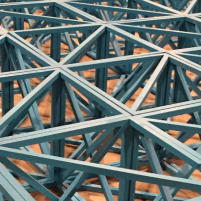
#> input picture data/images/coco/mesh.png, 201 x 201 px
$ jupyter execute --allow-errors build_dev_18c.ipynb
#> lines starting #> are read from the running program, lines starting #| are printed output that depends on the picture
# Laplacian Associative Memory (LAM) - DEV 18b

[Multiscale representations of community structures in attractor neural networks](https://www.ncbi.nlm.nih.gov/pmc/articles/PMC8412329/pdf/pcbi.1009296.pdf) (2021)

- End-2-End Testing - Odd Structure

[cell 1]
from nn import LAM
import libtools

[cell 2]
import PIL.Image
import numpy as np
import matplotlib.pyplot as plt
from tqdm import tqdm

[cell 3]
# np.random.seed(123)

---

#### LOAD DATA

#> (a cell that did not finish here is left out)

[cell 5]
img = np.array(PIL.Image.open("../data/images/coco/mesh.png").convert('L'), dtype=float)
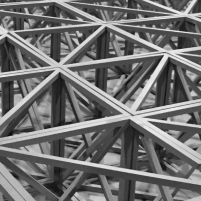
#> img: shape (201, 201) float64; min 12, max 242, mean 111.7
img /= np.max(img) # Normalize

print('Image:', img.shape)
#| Image: (201, 201)
print('min:', round(img.min(),4), 'max:', round(img.max(),4))
#| min: 0.0496 max: 1.0

---

### GABOR

[cell 6]
step = 20
f_size = 5

pad = int(step/2)
pad_im = np.pad(img, pad, mode='constant', constant_values=0)
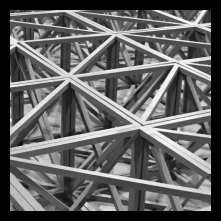
#> pad_im: shape (221, 221) float64; min 0, max 1, mean 0.382
features = np.zeros_like(pad_im)

#> (the rest of this cell did not finish here and is left out)

$ run again, with data/images/coco/apparatus.png copied over data/images/coco/mesh.png
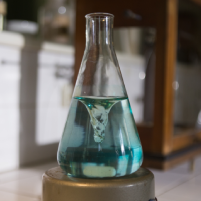
#> input picture data/images/coco/apparatus.png, 201 x 201 px
#> `img = np.array(PIL.Image.open("../data/images/coco/mesh.png").convert(..`:
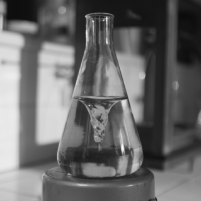
#> img: shape (201, 201) float64; min 11, max 254, mean 105.3
#| Image: (201, 201)
#| min: 0.0433 max: 1.0
#> `pad_im = np.pad(img, pad, mode='constant', constant_values=0)`:
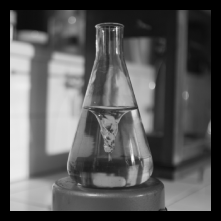
#> pad_im: shape (221, 221) float64; min 0, max 1, mean 0.343

$ run again, with data/images/coco/astronaut.png copied over data/images/coco/mesh.png
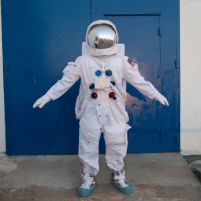
#> input picture data/images/coco/astronaut.png, 201 x 201 px
#> `img = np.array(PIL.Image.open("../data/images/coco/mesh.png").convert(..`:
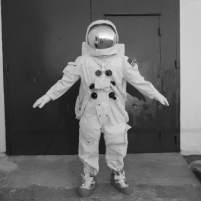
#> img: shape (201, 201) float64; min 10, max 250, mean 100.4
#| Image: (201, 201)
#| min: 0.04 max: 1.0
#> `pad_im = np.pad(img, pad, mode='constant', constant_values=0)`:
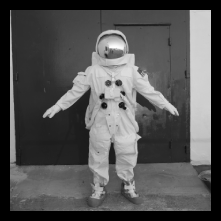
#> pad_im: shape (221, 221) float64; min 0, max 1, mean 0.332
